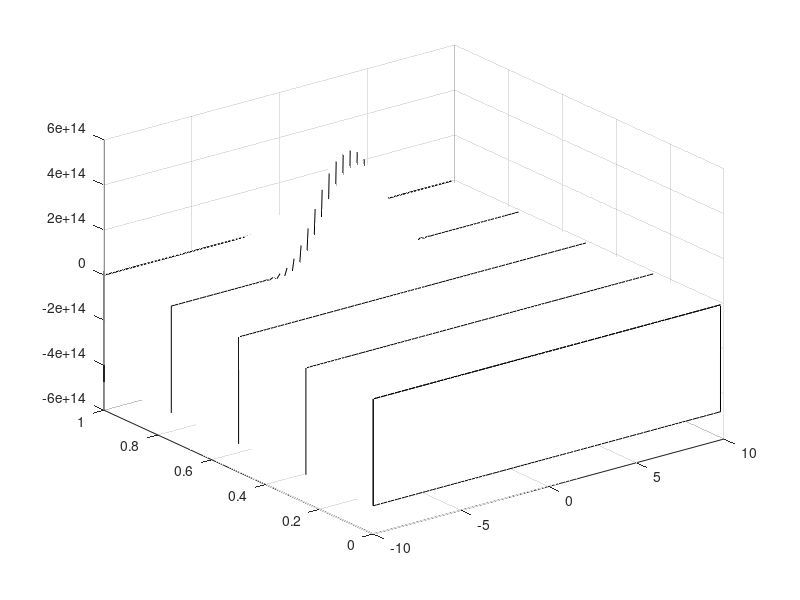

MATLAB code for this plot:
clear all; close all; 

% initialize grid size, time
Time=1; L=20; n=100;
x2=linspace(-L/2,L/2,n+1); 
x=x2(1:n); 
dx=x(2)-x(1); 
dt=0.005;
time_steps=Time/dt; 
t=0:dt:Time;

% CFL
CFL = dt/dx^2

usol = zeros(length(x),length(t));

% ic
u0 = exp(-x.^2).';
u1 = exp(-(x+dt).^2).';

usol(:,1) = u0;
usol(:,2) = u1;

% sparse matrix for second derivative term 
e1=ones(n,1); 
A=spdiags([e1 -2*e1 e1],[-1 0 1],n,n);
A(1,n)=1; A(n,1)=1;


for j=2:time_steps-1
    
    %u2 = u1+CFL*A*u1;
    
    %u1=u2;
    
    %usol(:,j+1) = u2;
    
    u2= u0+2*CFL*A*u1;
    u0=u1;u1=u2;
    
    usol(:,j+1)=u2;
    
    
end

waterfall(x,t(1:50:end),usol(:,1:50:end).'); map=[0 0 0]; colormap(map);
    










